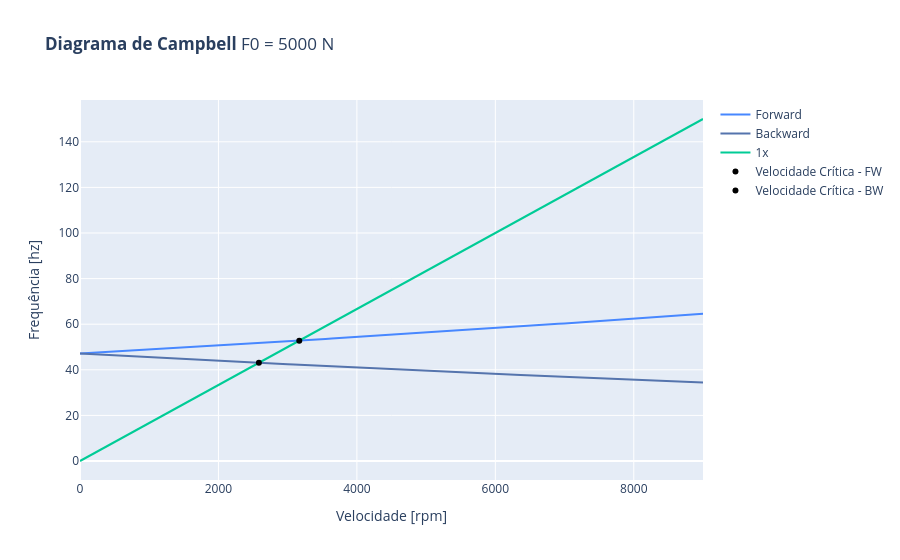

Here is the notebook cell this chart was saved with:
### Code cell
eixo_ftracao = dmr.Eixo(
    R=0.01,             # m
    L=0.4,              # m
    material=aco,
    F0=forca_axial,     # N
)
rotor_tracao = dmr.Rotor(
    eixo=eixo_ftracao,
    forma=forma,
    mancal=mancal_simetrico,
    disco=D1,
)
rotor_tracao.plot_campbell(speed_range=(0,9000), title=f"<b>Diagrama de Campbell</b> F0 = {eixo_ftracao.F0} N", through="equation")
